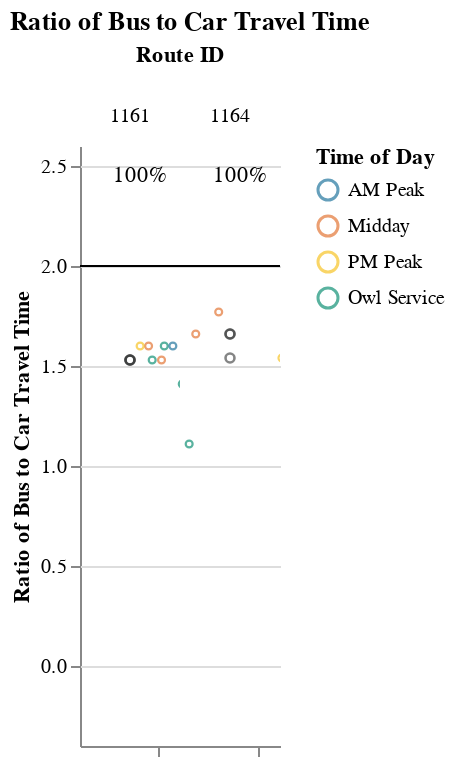
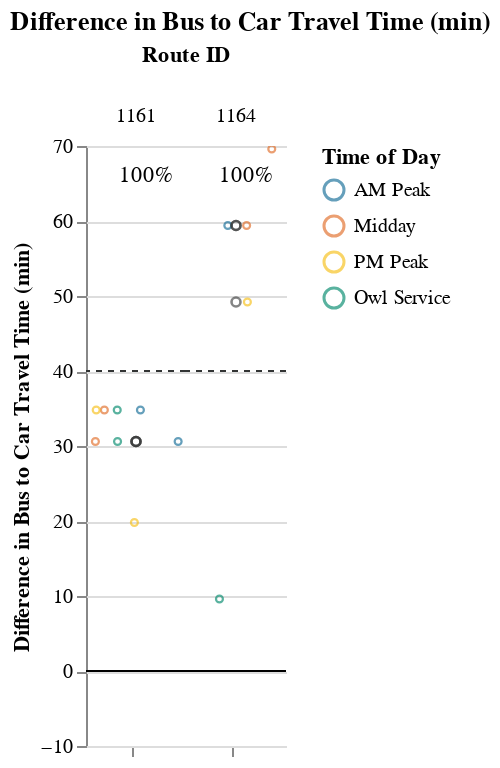

Notebook code for these charts, in order:
### Markdown cell above
### Long Routes (> 1.5 hrs)

### Code cell
route_group = "long"
try:
    display_charts_for_route_group(df, route_group)
except:
    print("No routes meet this criteria.")

### Figure 1 — Vega-Lite specification as saved in the notebook (floating-point values rounded to 4 significant figures)
{"config": {"view": {"continuousWidth": 400, "continuousHeight": 300, "stroke": null}, "facet": {"spacing": 0}}, "data": {"name": "data-98cfb34820de55e4d99aa3d4077d6ed7"}, "facet": {"column": {"field": "route_id", "sort": ["1161", "1164"], "title": "Route ID", "type": "nominal"}}, "spec": {"layer": [{"mark": "rule", "encoding": {"color": {"value": "black"}, "y": {"field": "cutoff", "type": "quantitative"}}, "selection": {"selector005": {"type": "interval", "bind": "scales", "encodings": ["x", "y"]}}}, {"mark": {"type": "point", "opacity": 0.65, "size": 12, "strokeWidth": 1.1}, "encoding": {"color": {"field": "time_of_day", "scale": {"range": ["#136C97", "#E16B26", "#F6BF16", "#00896B", "#7790A3", "#5B559C"]}, "sort": ["AM Peak", "Midday", "PM Peak", "Owl Service"], "title": "Time of Day", "type": "nominal"}, "tooltip": [{"field": "route_id", "type": "nominal"}, {"field": "trip_id", "type": "nominal"}, {"field": "service_hours", "type": "quantitative"}, {"field": "car_duration_hours", "type": "quantitative"}, {"field": "bus_multiplier", "type": "quantitative"}, {"field": "bus_difference", "type": "quantitative"}, {"field": "num_trips", "type": "quantitative"}, {"field": "num_competitive", "type": "quantitative"}, {"field": "pct_trips_competitive", "type": "quantitative"}, {"field": "p25", "type": "quantitative"}, {"field": "p50", "type": "quantitative"}, {"field": "p75", "type": "quantitative"}], "x": {"axis": {"grid": false, "labels": false, "ticks": true, "values": [0]}, "field": "jitter", "scale": {}, "title": null, "type": "quantitative"}, "y": {"field": "bus_multiplier", "scale": {"domain": [-0.25, 2.5]}, "title": "Ratio of Bus to Car Travel Time", "type": "quantitative"}}, "transform": [{"calculate": "sqrt(-2*log(random()))*cos(2*PI*random())", "as": "jitter"}], "width": 50}, {"layer": [{"mark": {"type": "point", "opacity": 0.6, "size": 20, "strokeWidth": 1.3}, "encoding": {"color": {"value": "#323434"}, "y": {"field": "bus_multiplier", "type": "quantitative"}}, "transform": [{"filter": "(datum.p50_trip === 1)"}]}, {"mark": {"type": "text", "align": "center", "baseline": "middle"}, "encoding": {"color": {"value": "black"}, "text": {"field": "pct_trips_competitive", "format": ".0%", "type": "quantitative"}, "tooltip": [{"field": "route_id", "type": "nominal"}, {"field": "trip_id", "type": "nominal"}, {"field": "service_hours", "type": "quantitative"}, {"field": "car_duration_hours", "type": "quantitative"}, {"field": "bus_multiplier", "type": "quantitative"}, {"field": "bus_difference", "type": "quantitative"}, {"field": "num_trips", "type": "quantitative"}, {"field": "num_competitive", "type": "quantitative"}, {"field": "pct_trips_competitive", "type": "quantitative"}, {"field": "p25", "type": "quantitative"}, {"field": "p50", "type": "quantitative"}, {"field": "p75", "type": "quantitative"}], "x": {"value": 30}, "y": {"value": 15}}, "transform": [{"calculate": "sqrt(-2*log(random()))*cos(2*PI*random())", "as": "jitter"}, {"filter": "(datum.fastest_trip === 1)"}]}]}]}, "resolve": {"scale": {"y": "shared"}}, "title": "Ratio of Bus to Car Travel Time", "$schema": "https://vega.github.io/schema/vega-lite/v4.17.0.json", "datasets": {"data-98cfb34820de55e4d99aa3d4077d6ed7": [{"calitp_itp_id": 146, "trip_key": -2938986463235106552, "trip_id": "t_1270746_b_33402_tn_0", "shape_id": "p_3083", "route_id": "1161", "service_hours": 1.3, "trip_first_departure_ts": 69900, "trip_last_arrival_ts": 74580, "departure_hour": 19, "time_of_day": "PM Peak", "p25": 1.48, "p50": 1.48, "p75": 1.55, "p50_trip": 0, "fastest_trip": 1, "car_duration_hours": 0.97, "competitive_route": 1, "bus_multiplier": 1.34, "bus_difference": 19.8, "num_trips": 9, "num_competitive": 9, "pct_trips_competitive": 1.0, "bus_difference_spread": 15.0, "route_group": "long", "max_trip_hrs": 1.55, "max_trip_route_group": 2.67, "name": "Kern County", "caltrans_district": "06 - Fresno", "drmt_organization_name": null, "cutoff2": 40, "cutoff": 2}, {"calitp_itp_id": 146, "trip_key": -27775948743421188, "trip_id": "t_1270752_b_33402_tn_0", "shape_id": "p_787635", "route_id": "1161", "service_hours": 1.37, "trip_first_departure_ts": 15600, "trip_last_arrival_ts": 20520, "departure_hour": 4, "time_of_day": "Owl Service", "p25": 1.48, "p50": 1.48, "p75": 1.55, "p50_trip": 0, "fastest_trip": 0, "car_duration_hours": 0.97, "competitive_route": 1, "bus_multiplier": 1.41, "bus_difference": 24.0, "num_trips": 9, "num_competitive": 9, "pct_trips_competitive": 1.0, "bus_difference_spread": 15.0, "route_group": "long", "max_trip_hrs": 1.55, "max_trip_route_group": 2.67, "name": "Kern County", "caltrans_district": "06 - Fresno", "drmt_organization_name": null, "cutoff2": 40, "cutoff": 2}, {"calitp_itp_id": 146, "trip_key": -7990793653844275569, "trip_id": "t_1270743_b_33402_tn_0", "shape_id": "p_178359", "route_id": "1161", "service_hours": 1.48, "trip_first_departure_ts": 35700, "trip_last_arrival_ts": 41040, "departure_hour": 9, "time_of_day": "AM Peak", "p25": 1.48, "p50": 1.48, "p75": 1.55, "p50_trip": 1, "fastest_trip": 0, "car_duration_hours": 0.97, "competitive_route": 1, "bus_multiplier": 1.53, "bus_difference": 30.6, "num_trips": 9, "num_competitive": 9, "pct_trips_competitive": 1.0, "bus_difference_spread": 15.0, "route_group": "long", "max_trip_hrs": 1.55, "max_trip_route_group": 2.67, "name": "Kern County", "caltrans_district": "06 - Fresno", "drmt_organization_name": null, "cutoff2": 40, "cutoff": 2}, {"calitp_itp_id": 146, "trip_key": 2981651922526876918, "trip_id": "t_1270748_b_33402_tn_0", "shape_id": "p_178359", "route_id": "1161", "service_hours": 1.48, "trip_first_departure_ts": 56100, "trip_last_arrival_ts": 61440, "departure_hour": 15, "time_of_day": "Midday", "p25": 1.48, "p50": 1.48, "p75": 1.55, "p50_trip": 1, "fastest_trip": 0, "car_duration_hours": 0.97, "competitive_route": 1, "bus_multiplier": 1.53, "bus_difference": 30.6, "num_trips": 9, "num_competitive": 9, "pct_trips_competitive": 1.0, "bus_difference_spread": 15.0, "route_group": "long", "max_trip_hrs": 1.55, "max_trip_route_group": 2.67, "name": "Kern County", "caltrans_district": "06 - Fresno", "drmt_organization_name": null, "cutoff2": 40, "cutoff": 2}, {"calitp_itp_id": 146, "trip_key": 8490347904405264088, "trip_id": "t_1270741_b_33402_tn_0", "shape_id": "p_178359", "route_id": "1161", "service_hours": 1.48, "trip_first_departure_ts": 21000, "trip_last_arrival_ts": 26340, "departure_hour": 5, "time_of_day": "Owl Service", "p25": 1.48, "p50": 1.48, "p75": 1.55, "p50_trip": 1, "fastest_trip": 0, "car_duration_hours": 0.97, "competitive_route": 1, "bus_multiplier": 1.53, "bus_difference": 30.6, "num_trips": 9, "num_competitive": 9, "pct_trips_competitive": 1.0, "bus_difference_spread": 15.0, "route_group": "long", "max_trip_hrs": 1.55, "max_trip_route_group": 2.67, "name": "Kern County", "caltrans_district": "06 - Fresno", "drmt_organization_name": null, "cutoff2": 40, "cutoff": 2}, {"calitp_itp_id": 146, "trip_key": 1262263643627312031, "trip_id": "t_1270750_b_33402_tn_0", "shape_id": "p_111843", "route_id": "1161", "service_hours": 1.55, "trip_first_departure_ts": 48900, "trip_last_arrival_ts": 54480, "departure_hour": 13, "time_of_day": "Midday", "p25": 1.48, "p50": 1.48, "p75": 1.55, "p50_trip": 0, "fastest_trip": 0, "car_duration_hours": 0.97, "competitive_route": 1, "bus_multiplier": 1.6, "bus_difference": 34.8, "num_trips": 9, "num_competitive": 9, "pct_trips_competitive": 1.0, "bus_difference_spread": 15.0, "route_group": "long", "max_trip_hrs": 1.55, "max_trip_route_group": 2.67, "name": "Kern County", "caltrans_district": "06 - Fresno", "drmt_organization_name": null, "cutoff2": 40, "cutoff": 2}, {"calitp_itp_id": 146, "trip_key": -8012276736357788588, "trip_id": "t_1270747_b_33402_tn_0", "shape_id": "p_111843", "route_id": "1161", "service_hours": 1.55, "trip_first_departure_ts": 63900, "trip_last_arrival_ts": 69480, "departure_hour": 17, "time_of_day": "PM Peak", "p25": 1.48, "p50": 1.48, "p75": 1.55, "p50_trip": 0, "fastest_trip": 0, "car_duration_hours": 0.97, "competitive_route": 1, "bus_multiplier": 1.6, "bus_difference": 34.8, "num_trips": 9, "num_competitive": 9, "pct_trips_competitive": 1.0, "bus_difference_spread": 15.0, "route_group": "long", "max_trip_hrs": 1.55, "max_trip_route_group": 2.67, "name": "Kern County", "caltrans_district": "06 - Fresno", "drmt_organization_name": null, "cutoff2": 40, "cutoff": 2}, {"calitp_itp_id": 146, "trip_key": -1436786589014759050, "trip_id": "t_1270744_b_33402_tn_0", "shape_id": "p_111843", "route_id": "1161", "service_hours": 1.55, "trip_first_departure_ts": 72900, "trip_last_arrival_ts": 78480, "departure_hour": 20, "time_of_day": "Owl Service", "p25": 1.48, "p50": 1.48, "p75": 1.55, "p50_trip": 0, "fastest_trip": 0, "car_duration_hours": 0.97, "competitive_route": 1, "bus_multiplier": 1.6, "bus_difference": 34.8, "num_trips": 9, "num_competitive": 9, "pct_trips_competitive": 1.0, "bus_difference_spread": 15.0, "route_group": "long", "max_trip_hrs": 1.55, "max_trip_route_group": 2.67, "name": "Kern County", "caltrans_district": "06 - Fresno", "drmt_organization_name": null, "cutoff2": 40, "cutoff": 2}, {"calitp_itp_id": 146, "trip_key": -3446891539184357635, "trip_id": "t_1270740_b_33402_tn_0", "shape_id": "p_111843", "route_id": "1161", "service_hours": 1.55, "trip_first_departure_ts": 28800, "trip_last_arrival_ts": 34380, "departure_hour": 8, "time_of_day": "AM Peak", "p25": 1.48, "p50": 1.48, "p75": 1.55, "p50_trip": 0, "fastest_trip": 0, "car_duration_hours": 0.97, "competitive_route": 1, "bus_multiplier": 1.6, "bus_difference": 34.8, "num_trips": 9, "num_competitive": 9, "pct_trips_competitive": 1.0, "bus_difference_spread": 15.0, "route_group": "long", "max_trip_hrs": 1.55, "max_trip_route_group": 2.67, "name": "Kern County", "caltrans_district": "06 - Fresno", "drmt_organization_name": null, "cutoff2": 40, "cutoff": 2}, {"calitp_itp_id": 146, "trip_key": -8590870193841586933, "trip_id": "t_2002244_b_33402_tn_0", "shape_id": "p_531929", "route_id": "1164", "service_hours": 1.67, "trip_first_departure_ts": 72000, "trip_last_arrival_ts": 78000, "departure_hour": 20, "time_of_day": "Owl Service", "p25": 1.835, "p50": 2.415, "p75": 2.5, "p50_trip": 0, "fastest_trip": 1, "car_duration_hours": 1.51, "competitive_route": 1, "bus_multiplier": 1.11, "bus_difference": 9.6, "num_trips": 6, "num_competitive": 6, "pct_trips_competitive": 1.0, "bus_difference_spread": 60.0, "route_group": "long", "max_trip_hrs": 2.67, "max_trip_route_group": 2.67, "name": "Kern County", "caltrans_district": "06 - Fresno", "drmt_organization_name": null, "cutoff2": 40, "cutoff": 2}, {"calitp_itp_id": 146, "trip_key": 5871427795504534946, "trip_id": "t_2002253_b_33402_tn_0", "shape_id": "p_176613", "route_id": "1164", "service_hours": 1.67, "trip_first_departure_ts": 16500, "trip_last_arrival_ts": 22500, "departure_hour": 4, "time_of_day": "Owl Service", "p25": 1.835, "p50": 2.415, "p75": 2.5, "p50_trip": 0, "fastest_trip": 0, "car_duration_hours": 1.51, "competitive_route": 1, "bus_multiplier": 1.11, "bus_difference": 9.6, "num_trips": 6, "num_competitive": 6, "pct_trips_competitive": 1.0, "bus_difference_spread": 60.0, "route_group": "long", "max_trip_hrs": 2.67, "max_trip_route_group": 2.67, "name": "Kern County", "caltrans_district": "06 - Fresno", "drmt_organization_name": null, "cutoff2": 40, "cutoff": 2}, {"calitp_itp_id": 146, "trip_key": 5459623371448546951, "trip_id": "t_577178_b_33402_tn_0", "shape_id": "p_531898", "route_id": "1164", "service_hours": 2.33, "trip_first_departure_ts": 61500, "trip_last_arrival_ts": 69900, "departure_hour": 17, "time_of_day": "PM Peak", "p25": 1.835, "p50": 2.415, "p75": 2.5, "p50_trip": 1, "fastest_trip": 0, "car_duration_hours": 1.51, "competitive_route": 1, "bus_multiplier": 1.54, "bus_difference": 49.2, "num_trips": 6, "num_competitive": 6, "pct_trips_competitive": 1.0, "bus_difference_spread": 60.0, "route_group": "long", "max_trip_hrs": 2.67, "max_trip_route_group": 2.67, "name": "Kern County", "caltrans_district": "06 - Fresno", "drmt_organization_name": null, "cutoff2": 40, "cutoff": 2}, {"calitp_itp_id": 146, "trip_key": -2595492361503989003, "trip_id": "t_2002246_b_33402_tn_0", "shape_id": "p_1304184", "route_id": "1164", "service_hours": 2.5, "trip_first_departure_ts": 27900, "trip_last_arrival_ts": 36900, "departure_hour": 7, "time_of_day": "AM Peak", "p25": 1.835, "p50": 2.415, "p75": 2.5, "p50_trip": 1, "fastest_trip": 0, "car_duration_hours": 1.51, "competitive_route": 1, "bus_multiplier": 1.66, "bus_difference": 59.4, "num_trips": 6, "num_competitive": 6, "pct_trips_competitive": 1.0, "bus_difference_spread": 60.0, "route_group": "long", "max_trip_hrs": 2.67, "max_trip_route_group": 2.67, "name": "Kern County", "caltrans_district": "06 - Fresno", "drmt_organization_name": null, "cutoff2": 40, "cutoff": 2}, {"calitp_itp_id": 146, "trip_key": 4555264788618060953, "trip_id": "t_559817_b_33402_tn_0", "shape_id": "p_1304184", "route_id": "1164", "service_hours": 2.5, "trip_first_departure_ts": 48300, "trip_last_arrival_ts": 57300, "departure_hour": 13, "time_of_day": "Midday", "p25": 1.835, "p50": 2.415, "p75": 2.5, "p50_trip": 1, "fastest_trip": 0, "car_duration_hours": 1.51, "competitive_route": 1, "bus_multiplier": 1.66, "bus_difference": 59.4, "num_trips": 6, "num_competitive": 6, "pct_trips_competitive": 1.0, "bus_difference_spread": 60.0, "route_group": "long", "max_trip_hrs": 2.67, "max_trip_route_group": 2.67, "name": "Kern County", "caltrans_district": "06 - Fresno", "drmt_organization_name": null, "cutoff2": 40, "cutoff": 2}, {"calitp_itp_id": 146, "trip_key": 2870020657017803320, "trip_id": "t_2002242_b_33402_tn_0", "shape_id": "p_3037", "route_id": "1164", "service_hours": 2.67, "trip_first_departure_ts": 36900, "trip_last_arrival_ts": 46500, "departure_hour": 10, "time_of_day": "Midday", "p25": 1.835, "p50": 2.415, "p75": 2.5, "p50_trip": 0, "fastest_trip": 0, "car_duration_hours": 1.51, "competitive_route": 1, "bus_multiplier": 1.77, "bus_difference": 69.6, "num_trips": 6, "num_competitive": 6, "pct_trips_competitive": 1.0, "bus_difference_spread": 60.0, "route_group": "long", "max_trip_hrs": 2.67, "max_trip_route_group": 2.67, "name": "Kern County", "caltrans_district": "06 - Fresno", "drmt_organization_name": null, "cutoff2": 40, "cutoff": 2}]}}

### Figure 2 — Vega-Lite specification as saved in the notebook (floating-point values rounded to 4 significant figures)
{"config": {"view": {"continuousWidth": 400, "continuousHeight": 300, "stroke": null}, "facet": {"spacing": 0}}, "data": {"name": "data-d1bd3ae0db78628b1a3fd93d86d50d82"}, "facet": {"column": {"field": "route_id", "sort": ["1161", "1164"], "title": "Route ID", "type": "nominal"}}, "spec": {"layer": [{"mark": "rule", "encoding": {"color": {"value": "black"}, "y": {"field": "cutoff", "type": "quantitative"}}, "selection": {"selector006": {"type": "interval", "bind": "scales", "encodings": ["x", "y"]}}}, {"mark": {"type": "rule", "strokeDash": [3, 3]}, "encoding": {"color": {"value": "#323434"}, "y": {"field": "cutoff2", "type": "quantitative"}}}, {"mark": {"type": "point", "opacity": 0.65, "size": 12, "strokeWidth": 1.1}, "encoding": {"color": {"field": "time_of_day", "scale": {"range": ["#136C97", "#E16B26", "#F6BF16", "#00896B", "#7790A3", "#5B559C"]}, "sort": ["AM Peak", "Midday", "PM Peak", "Owl Service"], "title": "Time of Day", "type": "nominal"}, "tooltip": [{"field": "route_id", "type": "nominal"}, {"field": "trip_id", "type": "nominal"}, {"field": "service_hours", "type": "quantitative"}, {"field": "car_duration_hours", "type": "quantitative"}, {"field": "bus_multiplier", "type": "quantitative"}, {"field": "bus_difference", "type": "quantitative"}, {"field": "num_trips", "type": "quantitative"}, {"field": "num_competitive", "type": "quantitative"}, {"field": "pct_trips_competitive", "type": "quantitative"}, {"field": "p25", "type": "quantitative"}, {"field": "p50", "type": "quantitative"}, {"field": "p75", "type": "quantitative"}], "x": {"axis": {"grid": false, "labels": false, "ticks": true, "values": [0]}, "field": "jitter", "scale": {}, "title": null, "type": "quantitative"}, "y": {"field": "bus_difference", "scale": {"domain": [-5, 69.6]}, "title": "Difference in Bus to Car Travel Time (min)", "type": "quantitative"}}, "transform": [{"calculate": "sqrt(-2*log(random()))*cos(2*PI*random())", "as": "jitter"}], "width": 50}, {"layer": [{"mark": {"type": "point", "opacity": 0.6, "size": 20, "strokeWidth": 1.3}, "encoding": {"color": {"value": "#323434"}, "y": {"field": "bus_difference", "type": "quantitative"}}, "transform": [{"filter": "(datum.p50_trip === 1)"}]}, {"mark": {"type": "text", "align": "center", "baseline": "middle"}, "encoding": {"color": {"value": "black"}, "text": {"field": "pct_trips_competitive", "format": ".0%", "type": "quantitative"}, "tooltip": [{"field": "route_id", "type": "nominal"}, {"field": "trip_id", "type": "nominal"}, {"field": "service_hours", "type": "quantitative"}, {"field": "car_duration_hours", "type": "quantitative"}, {"field": "bus_multiplier", "type": "quantitative"}, {"field": "bus_difference", "type": "quantitative"}, {"field": "num_trips", "type": "quantitative"}, {"field": "num_competitive", "type": "quantitative"}, {"field": "pct_trips_competitive", "type": "quantitative"}, {"field": "p25", "type": "quantitative"}, {"field": "p50", "type": "quantitative"}, {"field": "p75", "type": "quantitative"}], "x": {"value": 30}, "y": {"value": 15}}, "transform": [{"calculate": "sqrt(-2*log(random()))*cos(2*PI*random())", "as": "jitter"}, {"filter": "(datum.fastest_trip === 1)"}]}]}]}, "resolve": {"scale": {"y": "shared"}}, "title": "Difference in Bus to Car Travel Time (min)", "$schema": "https://vega.github.io/schema/vega-lite/v4.17.0.json", "datasets": {"data-d1bd3ae0db78628b1a3fd93d86d50d82": [{"calitp_itp_id": 146, "trip_key": -2938986463235106552, "trip_id": "t_1270746_b_33402_tn_0", "shape_id": "p_3083", "route_id": "1161", "service_hours": 1.3, "trip_first_departure_ts": 69900, "trip_last_arrival_ts": 74580, "departure_hour": 19, "time_of_day": "PM Peak", "p25": 1.48, "p50": 1.48, "p75": 1.55, "p50_trip": 0, "fastest_trip": 1, "car_duration_hours": 0.97, "competitive_route": 1, "bus_multiplier": 1.34, "bus_difference": 19.8, "num_trips": 9, "num_competitive": 9, "pct_trips_competitive": 1.0, "bus_difference_spread": 15.0, "route_group": "long", "max_trip_hrs": 1.55, "max_trip_route_group": 2.67, "name": "Kern County", "caltrans_district": "06 - Fresno", "drmt_organization_name": null, "cutoff2": 40, "cutoff": 0}, {"calitp_itp_id": 146, "trip_key": -27775948743421188, "trip_id": "t_1270752_b_33402_tn_0", "shape_id": "p_787635", "route_id": "1161", "service_hours": 1.37, "trip_first_departure_ts": 15600, "trip_last_arrival_ts": 20520, "departure_hour": 4, "time_of_day": "Owl Service", "p25": 1.48, "p50": 1.48, "p75": 1.55, "p50_trip": 0, "fastest_trip": 0, "car_duration_hours": 0.97, "competitive_route": 1, "bus_multiplier": 1.41, "bus_difference": 24.0, "num_trips": 9, "num_competitive": 9, "pct_trips_competitive": 1.0, "bus_difference_spread": 15.0, "route_group": "long", "max_trip_hrs": 1.55, "max_trip_route_group": 2.67, "name": "Kern County", "caltrans_district": "06 - Fresno", "drmt_organization_name": null, "cutoff2": 40, "cutoff": 0}, {"calitp_itp_id": 146, "trip_key": -7990793653844275569, "trip_id": "t_1270743_b_33402_tn_0", "shape_id": "p_178359", "route_id": "1161", "service_hours": 1.48, "trip_first_departure_ts": 35700, "trip_last_arrival_ts": 41040, "departure_hour": 9, "time_of_day": "AM Peak", "p25": 1.48, "p50": 1.48, "p75": 1.55, "p50_trip": 1, "fastest_trip": 0, "car_duration_hours": 0.97, "competitive_route": 1, "bus_multiplier": 1.53, "bus_difference": 30.6, "num_trips": 9, "num_competitive": 9, "pct_trips_competitive": 1.0, "bus_difference_spread": 15.0, "route_group": "long", "max_trip_hrs": 1.55, "max_trip_route_group": 2.67, "name": "Kern County", "caltrans_district": "06 - Fresno", "drmt_organization_name": null, "cutoff2": 40, "cutoff": 0}, {"calitp_itp_id": 146, "trip_key": 2981651922526876918, "trip_id": "t_1270748_b_33402_tn_0", "shape_id": "p_178359", "route_id": "1161", "service_hours": 1.48, "trip_first_departure_ts": 56100, "trip_last_arrival_ts": 61440, "departure_hour": 15, "time_of_day": "Midday", "p25": 1.48, "p50": 1.48, "p75": 1.55, "p50_trip": 1, "fastest_trip": 0, "car_duration_hours": 0.97, "competitive_route": 1, "bus_multiplier": 1.53, "bus_difference": 30.6, "num_trips": 9, "num_competitive": 9, "pct_trips_competitive": 1.0, "bus_difference_spread": 15.0, "route_group": "long", "max_trip_hrs": 1.55, "max_trip_route_group": 2.67, "name": "Kern County", "caltrans_district": "06 - Fresno", "drmt_organization_name": null, "cutoff2": 40, "cutoff": 0}, {"calitp_itp_id": 146, "trip_key": 8490347904405264088, "trip_id": "t_1270741_b_33402_tn_0", "shape_id": "p_178359", "route_id": "1161", "service_hours": 1.48, "trip_first_departure_ts": 21000, "trip_last_arrival_ts": 26340, "departure_hour": 5, "time_of_day": "Owl Service", "p25": 1.48, "p50": 1.48, "p75": 1.55, "p50_trip": 1, "fastest_trip": 0, "car_duration_hours": 0.97, "competitive_route": 1, "bus_multiplier": 1.53, "bus_difference": 30.6, "num_trips": 9, "num_competitive": 9, "pct_trips_competitive": 1.0, "bus_difference_spread": 15.0, "route_group": "long", "max_trip_hrs": 1.55, "max_trip_route_group": 2.67, "name": "Kern County", "caltrans_district": "06 - Fresno", "drmt_organization_name": null, "cutoff2": 40, "cutoff": 0}, {"calitp_itp_id": 146, "trip_key": 1262263643627312031, "trip_id": "t_1270750_b_33402_tn_0", "shape_id": "p_111843", "route_id": "1161", "service_hours": 1.55, "trip_first_departure_ts": 48900, "trip_last_arrival_ts": 54480, "departure_hour": 13, "time_of_day": "Midday", "p25": 1.48, "p50": 1.48, "p75": 1.55, "p50_trip": 0, "fastest_trip": 0, "car_duration_hours": 0.97, "competitive_route": 1, "bus_multiplier": 1.6, "bus_difference": 34.8, "num_trips": 9, "num_competitive": 9, "pct_trips_competitive": 1.0, "bus_difference_spread": 15.0, "route_group": "long", "max_trip_hrs": 1.55, "max_trip_route_group": 2.67, "name": "Kern County", "caltrans_district": "06 - Fresno", "drmt_organization_name": null, "cutoff2": 40, "cutoff": 0}, {"calitp_itp_id": 146, "trip_key": -8012276736357788588, "trip_id": "t_1270747_b_33402_tn_0", "shape_id": "p_111843", "route_id": "1161", "service_hours": 1.55, "trip_first_departure_ts": 63900, "trip_last_arrival_ts": 69480, "departure_hour": 17, "time_of_day": "PM Peak", "p25": 1.48, "p50": 1.48, "p75": 1.55, "p50_trip": 0, "fastest_trip": 0, "car_duration_hours": 0.97, "competitive_route": 1, "bus_multiplier": 1.6, "bus_difference": 34.8, "num_trips": 9, "num_competitive": 9, "pct_trips_competitive": 1.0, "bus_difference_spread": 15.0, "route_group": "long", "max_trip_hrs": 1.55, "max_trip_route_group": 2.67, "name": "Kern County", "caltrans_district": "06 - Fresno", "drmt_organization_name": null, "cutoff2": 40, "cutoff": 0}, {"calitp_itp_id": 146, "trip_key": -1436786589014759050, "trip_id": "t_1270744_b_33402_tn_0", "shape_id": "p_111843", "route_id": "1161", "service_hours": 1.55, "trip_first_departure_ts": 72900, "trip_last_arrival_ts": 78480, "departure_hour": 20, "time_of_day": "Owl Service", "p25": 1.48, "p50": 1.48, "p75": 1.55, "p50_trip": 0, "fastest_trip": 0, "car_duration_hours": 0.97, "competitive_route": 1, "bus_multiplier": 1.6, "bus_difference": 34.8, "num_trips": 9, "num_competitive": 9, "pct_trips_competitive": 1.0, "bus_difference_spread": 15.0, "route_group": "long", "max_trip_hrs": 1.55, "max_trip_route_group": 2.67, "name": "Kern County", "caltrans_district": "06 - Fresno", "drmt_organization_name": null, "cutoff2": 40, "cutoff": 0}, {"calitp_itp_id": 146, "trip_key": -3446891539184357635, "trip_id": "t_1270740_b_33402_tn_0", "shape_id": "p_111843", "route_id": "1161", "service_hours": 1.55, "trip_first_departure_ts": 28800, "trip_last_arrival_ts": 34380, "departure_hour": 8, "time_of_day": "AM Peak", "p25": 1.48, "p50": 1.48, "p75": 1.55, "p50_trip": 0, "fastest_trip": 0, "car_duration_hours": 0.97, "competitive_route": 1, "bus_multiplier": 1.6, "bus_difference": 34.8, "num_trips": 9, "num_competitive": 9, "pct_trips_competitive": 1.0, "bus_difference_spread": 15.0, "route_group": "long", "max_trip_hrs": 1.55, "max_trip_route_group": 2.67, "name": "Kern County", "caltrans_district": "06 - Fresno", "drmt_organization_name": null, "cutoff2": 40, "cutoff": 0}, {"calitp_itp_id": 146, "trip_key": -8590870193841586933, "trip_id": "t_2002244_b_33402_tn_0", "shape_id": "p_531929", "route_id": "1164", "service_hours": 1.67, "trip_first_departure_ts": 72000, "trip_last_arrival_ts": 78000, "departure_hour": 20, "time_of_day": "Owl Service", "p25": 1.835, "p50": 2.415, "p75": 2.5, "p50_trip": 0, "fastest_trip": 1, "car_duration_hours": 1.51, "competitive_route": 1, "bus_multiplier": 1.11, "bus_difference": 9.6, "num_trips": 6, "num_competitive": 6, "pct_trips_competitive": 1.0, "bus_difference_spread": 60.0, "route_group": "long", "max_trip_hrs": 2.67, "max_trip_route_group": 2.67, "name": "Kern County", "caltrans_district": "06 - Fresno", "drmt_organization_name": null, "cutoff2": 40, "cutoff": 0}, {"calitp_itp_id": 146, "trip_key": 5871427795504534946, "trip_id": "t_2002253_b_33402_tn_0", "shape_id": "p_176613", "route_id": "1164", "service_hours": 1.67, "trip_first_departure_ts": 16500, "trip_last_arrival_ts": 22500, "departure_hour": 4, "time_of_day": "Owl Service", "p25": 1.835, "p50": 2.415, "p75": 2.5, "p50_trip": 0, "fastest_trip": 0, "car_duration_hours": 1.51, "competitive_route": 1, "bus_multiplier": 1.11, "bus_difference": 9.6, "num_trips": 6, "num_competitive": 6, "pct_trips_competitive": 1.0, "bus_difference_spread": 60.0, "route_group": "long", "max_trip_hrs": 2.67, "max_trip_route_group": 2.67, "name": "Kern County", "caltrans_district": "06 - Fresno", "drmt_organization_name": null, "cutoff2": 40, "cutoff": 0}, {"calitp_itp_id": 146, "trip_key": 5459623371448546951, "trip_id": "t_577178_b_33402_tn_0", "shape_id": "p_531898", "route_id": "1164", "service_hours": 2.33, "trip_first_departure_ts": 61500, "trip_last_arrival_ts": 69900, "departure_hour": 17, "time_of_day": "PM Peak", "p25": 1.835, "p50": 2.415, "p75": 2.5, "p50_trip": 1, "fastest_trip": 0, "car_duration_hours": 1.51, "competitive_route": 1, "bus_multiplier": 1.54, "bus_difference": 49.2, "num_trips": 6, "num_competitive": 6, "pct_trips_competitive": 1.0, "bus_difference_spread": 60.0, "route_group": "long", "max_trip_hrs": 2.67, "max_trip_route_group": 2.67, "name": "Kern County", "caltrans_district": "06 - Fresno", "drmt_organization_name": null, "cutoff2": 40, "cutoff": 0}, {"calitp_itp_id": 146, "trip_key": -2595492361503989003, "trip_id": "t_2002246_b_33402_tn_0", "shape_id": "p_1304184", "route_id": "1164", "service_hours": 2.5, "trip_first_departure_ts": 27900, "trip_last_arrival_ts": 36900, "departure_hour": 7, "time_of_day": "AM Peak", "p25": 1.835, "p50": 2.415, "p75": 2.5, "p50_trip": 1, "fastest_trip": 0, "car_duration_hours": 1.51, "competitive_route": 1, "bus_multiplier": 1.66, "bus_difference": 59.4, "num_trips": 6, "num_competitive": 6, "pct_trips_competitive": 1.0, "bus_difference_spread": 60.0, "route_group": "long", "max_trip_hrs": 2.67, "max_trip_route_group": 2.67, "name": "Kern County", "caltrans_district": "06 - Fresno", "drmt_organization_name": null, "cutoff2": 40, "cutoff": 0}, {"calitp_itp_id": 146, "trip_key": 4555264788618060953, "trip_id": "t_559817_b_33402_tn_0", "shape_id": "p_1304184", "route_id": "1164", "service_hours": 2.5, "trip_first_departure_ts": 48300, "trip_last_arrival_ts": 57300, "departure_hour": 13, "time_of_day": "Midday", "p25": 1.835, "p50": 2.415, "p75": 2.5, "p50_trip": 1, "fastest_trip": 0, "car_duration_hours": 1.51, "competitive_route": 1, "bus_multiplier": 1.66, "bus_difference": 59.4, "num_trips": 6, "num_competitive": 6, "pct_trips_competitive": 1.0, "bus_difference_spread": 60.0, "route_group": "long", "max_trip_hrs": 2.67, "max_trip_route_group": 2.67, "name": "Kern County", "caltrans_district": "06 - Fresno", "drmt_organization_name": null, "cutoff2": 40, "cutoff": 0}, {"calitp_itp_id": 146, "trip_key": 2870020657017803320, "trip_id": "t_2002242_b_33402_tn_0", "shape_id": "p_3037", "route_id": "1164", "service_hours": 2.67, "trip_first_departure_ts": 36900, "trip_last_arrival_ts": 46500, "departure_hour": 10, "time_of_day": "Midday", "p25": 1.835, "p50": 2.415, "p75": 2.5, "p50_trip": 0, "fastest_trip": 0, "car_duration_hours": 1.51, "competitive_route": 1, "bus_multiplier": 1.77, "bus_difference": 69.6, "num_trips": 6, "num_competitive": 6, "pct_trips_competitive": 1.0, "bus_difference_spread": 60.0, "route_group": "long", "max_trip_hrs": 2.67, "max_trip_route_group": 2.67, "name": "Kern County", "caltrans_district": "06 - Fresno", "drmt_organization_name": null, "cutoff2": 40, "cutoff": 0}]}}
